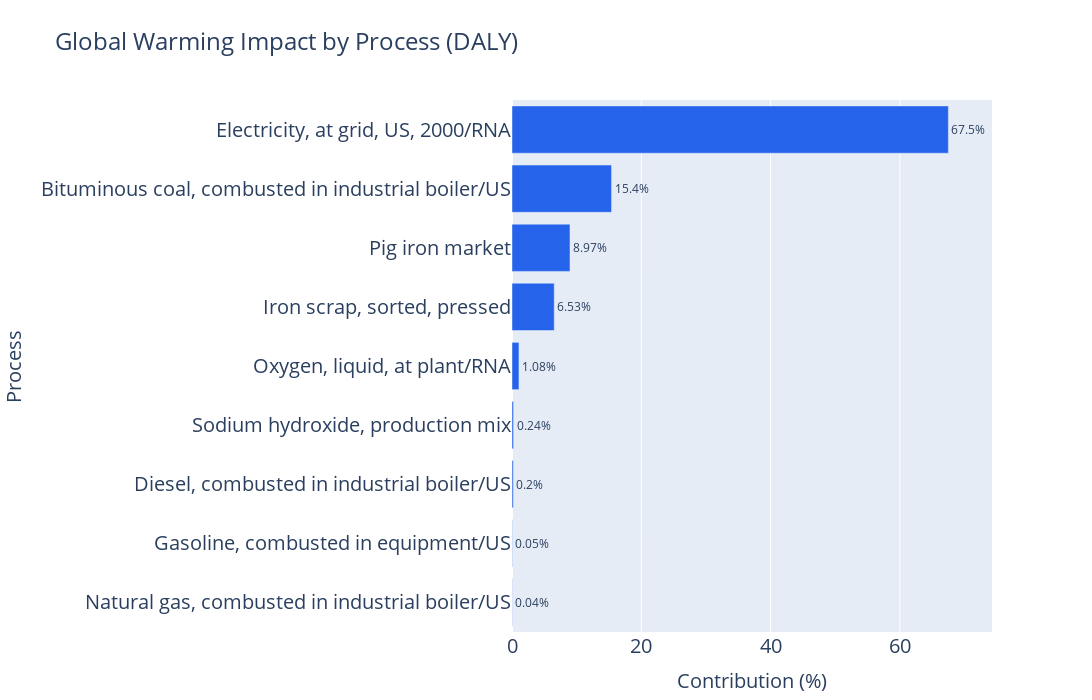

This figure's notebook cell:
### Code cell
# Version 1: Using Plotly
import plotly.graph_objects as go
import pandas as pd

# Create dataframe with non-zero values
data = {
    'Process': [
        'Electricity, at grid, US, 2000/RNA',
        'Bituminous coal, combusted in industrial boiler/US',
        'Pig iron market',
        'Iron scrap, sorted, pressed',
        'Natural gas, combusted in industrial boiler/US',
        'Diesel, combusted in industrial boiler/US',
        'Gasoline, combusted in equipment/US',
        'Oxygen, liquid, at plant/RNA',
        'Sodium hydroxide, production mix'
    ],
    'Impact': [
        9.03e-8,
        2.06e-8,
        1.20e-8,
        8.74e-9,
        4.96e-11,
        2.69e-10,
        6.76e-11,
        1.44e-9,
        3.17e-10
    ]
}

df = pd.DataFrame(data)

# Calculate percentage of total
total = df['Impact'].sum()
df['Percentage'] = (df['Impact'] / total * 100)

# Sort by impact
df = df.sort_values('Impact', ascending=True)

# Create Plotly figure
fig = go.Figure(go.Bar(
    x=df['Percentage'],
    y=df['Process'],
    orientation='h',
    marker_color='#2563eb',
    text=df['Percentage'].round(2).astype(str) + '%',
    textposition='outside',
    textfont=dict(size=12)
))

# Update layout
fig.update_layout(
    title={
        'text': 'Global Warming Impact by Process (DALY)',
        'font': {'size': 24}
    },
    xaxis_title={
        'text': 'Contribution (%)',
        'font': {'size': 20}
    },
    yaxis_title={
        'text': 'Process',
        'font': {'size': 20}
    },
    height=700,
    width=1200,
    margin=dict(l=300, r=100, t=100, b=50),
    xaxis=dict(
        range=[0, max(df['Percentage']) * 1.1],
        tickfont={'size': 20}
    ),
    yaxis=dict(
        tickfont={'size': 20}
    ),
    showlegend=False
)

fig.show()

# Version 2: Using Matplotlib
import matplotlib.pyplot as plt

# Set figure size
plt.figure(figsize=(12, 8))

# Create horizontal bar chart
bars = plt.barh(df['Process'], df['Percentage'])

# Add percentage labels
for i, bar in enumerate(bars):
    width = bar.get_width()
    plt.text(width, bar.get_y() + bar.get_height()/2,
             f'{df["Percentage"].iloc[i]:.2f}%',
             ha='left', va='center', fontsize=10)

# Customize the plot
plt.title('Global Warming Impact by Process (DALY)', fontsize=16, pad=20)
plt.xlabel('Contribution (%)', fontsize=12)
plt.ylabel('Process', fontsize=12)

# Adjust layout
plt.tight_layout()

# Show plot
plt.show()

### Figure 1 — Plotly figure (JSON) as saved in the notebook; plotly's stock layout.template omitted (floating-point values rounded to 4 significant figures)
{"data": [{"marker": {"color": "#2563eb"}, "orientation": "h", "text": ["0.04%", "0.05%", "0.2%", "0.24%", "1.08%", "6.53%", "8.97%", "15.4%", "67.5%"], "textfont": {"size": 12}, "textposition": "outside", "type": "bar", "x": [0.03707, 0.05053, 0.2011, 0.237, 1.076, 6.533, 8.97, 15.4, 67.5], "y": ["Natural gas, combusted in industrial boiler/US", "Gasoline, combusted in equipment/US", "Diesel, combusted in industrial boiler/US", "Sodium hydroxide, production mix", "Oxygen, liquid, at plant/RNA", "Iron scrap, sorted, pressed", "Pig iron market", "Bituminous coal, combusted in industrial boiler/US", "Electricity, at grid, US, 2000/RNA"]}], "layout": {"height": 700, "margin": {"b": 50, "l": 300, "r": 100, "t": 100}, "showlegend": false, "title": {"font": {"size": 24}, "text": "Global Warming Impact by Process (DALY)"}, "width": 1200, "xaxis": {"range": [0, 74.25], "tickfont": {"size": 20}, "title": {"font": {"size": 20}, "text": "Contribution (%)"}}, "yaxis": {"tickfont": {"size": 20}, "title": {"font": {"size": 20}, "text": "Process"}}}}
